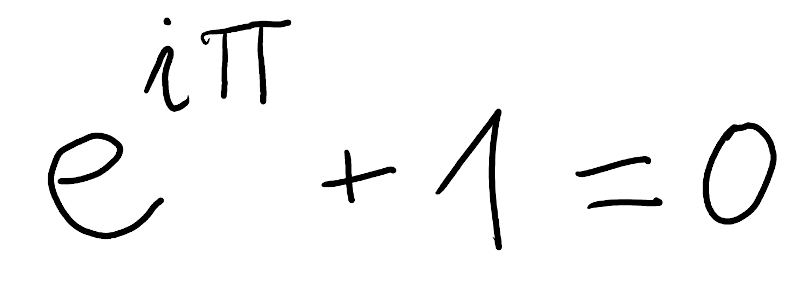
#> input picture LAB3/wzor_matematyczny.png, 800 x 286 px
$ jupyter execute LAB3_P3.ipynb
#> lines starting #> are read from the running program, lines starting #| are printed output that depends on the picture; after the words box and inside, x2 and y2 are one past the last pixel; in counts of white or black regions, pixels touching at a corner belong together
##### AI TECH - Akademia Innowacyjnych Zastosowań Technologii Cyfrowych. Programu Operacyjnego Polska Cyfrowa na lata 2014-2020
<hr>

<br>
<br>
<br>
<br>
<br>
<br>
<br>
<center>
    <h1 style = "font-size:48px; font-weight:normal"><b>AI</b>-TECH</style></h1>
    <br>
<br>
<br>
<br>
    <h1 style = "font-size:24px; font-weight:normal">Przykład 3 DO LABORATORIUM 3</style></h1>
    <h1 style = "font-size:24px">z UCZENIA MASZYNOWEGO</style></h1>
    <h1 style = "font-size:24px">Klasyfikacja nienadzorowana</style></h1>
    <h1 style = "font-size:24px">Adam Kurowski</style></h1>
    <h3 style = "font-size:21px">Porównanie jakości segmentacji tekstu za pomocą algorytmu k średnich, <br/>hierarchicznego i bazującego na gęstości punktów (DBSCAN)</h3>
    <h3 style =
</center>
<br>
<br>
<br>
<br>
<br>
<br>
<br>
<br>
<br>
    </body>
    </html>

<center>
Projekt współfinansowany ze środków Unii Europejskiej w ramach Europejskiego Funduszu Rozwoju Regionalnego
Program Operacyjny Polska Cyfrowa na lata 2014-2020,
Oś Priorytetowa nr 3 "Cyfrowe kompetencje społeczeństwa" Działanie  nr 3.2 "Innowacyjne rozwiązania na rzecz aktywizacji cyfrowej"
Tytuł projektu:  „Akademia Innowacyjnych Zastosowań Technologii Cyfrowych (AI Tech)”
    </center>

<hr>

# Przykład 3.: Porównanie jakości segmentacji tekstu za pomocą algorytmu k średnich, hierarchicznego i bazującego na gęstości punktów (DBSCAN)

## Przygotowanie danych wejściowych

W tym przykładzie zajmiemy się badaniem zachowania się algorytmów klasyfikacji nienadzorowanej w przypadku zastosowania tego typu narzędzi do segmentacji pisma. Klasyfikacja nienadzorowana jest w takim przypadku niezbędba, jeżeli nie zakładamy z góry, jakimi znakami posługuje się osoba wykonująca dany zapis. Nie możemy zatem przeprowadzić klasyfikacji nadzorowanej, jednak nadal możemy posłużyć się algorytmem działającym w sposób nienadzorowany do podzielenia poszczególnych obszarów zapisu na pojedyncze znaki.

[cell 1]
# Import bibliotek
import numpy as np  # obliczenia numeryczne
import pandas as pd  # przetwarzanie danych "tabelarycznych"
import matplotlib.pyplot as plt  # wizualizacja danych
from sklearn.datasets import make_blobs, make_circles, make_moons  # zbiory danych
from sklearn.decomposition import PCA  # redukcja wymiarowości
from sklearn.cluster import KMeans, AgglomerativeClustering, DBSCAN  # implementacja algorytmów klasyfikacji
# nienadzorowanej
import scipy.cluster.hierarchy as sch  # procedury potrzebne do wizualizacji działania algorytmów hierarchicznych
from PIL import Image  # biblioteka do wczytywania i przetwarzania obrazów
import matplotlib.cm as cm  # dodatkowe palety kolorów - do łatwego ich nadawania efektom klasteryzacji w których
# generuje się bardzo dużo klastrów

Na potrzeby przykładu posłużymy się dwoma obrazkami zawierającymi pismo. Pierwszy z nich (logo.png) zawiera odręcznie narysowane logo fikcyjnej firmy. Drugi (wzor_matematyczny.png) zawiera przykład wzoru matematycznego.

[cell 2]
# Załadowanie danych z wybranego obrazka zawierającego próbkę pisma:
image = Image.open("wzor_matematyczny.png")  # logo fikcyjnej firmy
#> image is the input picture: PIL image 800x286 RGBA; mean R, G, B, A 245.1, 245.1, 245.1, 255
# image = Image.open("wzor_matematyczny.png") # wzór matematyczny

# Wyświetlenie podglądu danych oryginalnych
plt.figure(figsize=(16, 9))
plt.imshow(image)
plt.xlabel('x [piksele]', fontsize=15)
plt.ylabel('y [piksele]', fontsize=15)
plt.title('Podgląd wejściowego obrazka zawierającego próbkę pisma', fontsize=15)

Dane w postaci kolorowej grafiki (pomimo czarno-białej szaty graficznej zawiera ona kanały R,G,B i A) nie nadają się do dalszego przetwarzania. Konieczna jest konwersja grafiki do formatu czarno-białego i odszukanie tych pikseli, które są czarne.

[cell 3]
# Konwersja grafiki do formatu czarno-białego (bez szarości).
image_bw = np.array(image.convert('1'))
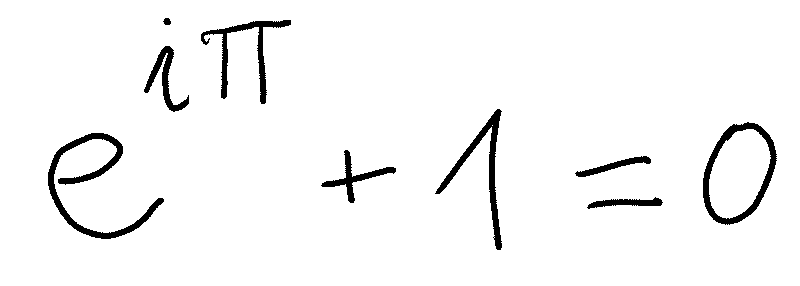
#> image_bw: shape (286, 800) bool; 96.2% white; 9 black regions, largest, box (x1, y1, x2, y2) and area: (48, 133, 164, 239) 2006, (703, 122, 777, 225) 1594, (435, 109, 502, 250) 1424

# Odszukanie współrzędnych, dla których piksel jest czarny
coords = np.where(image_bw == 0)
#> coords = 8794 positions, rows 18 to 249, columns 48 to 776

# Współrzędne mają w obrazkach w bibliote Pillow inny układ współrzędnych niż ten, z którego potem będziemy
# korzystać w bibliotece scikit-learn, dlatego tutaj musimy zamienić je kolejnością, oraz musimy "odwrócić"
# oś y.
dataset = np.vstack([coords[1], np.max(coords[0]) - coords[0]]).T
#> dataset = 8794 pairs, first value 48 to 776, second value 0 to 231

# Dodatkowo zmniejszymy czterokrotnie ilość danych, aby przyspieszyć obliczenia.
dataset = dataset[::4, :]
#> dataset = 2199 pairs, first value 48 to 776, second value 0 to 231

# Po wykonaniu wszystkich czynności przygotowawczych, wyświetlamy efekt wykonania kodu.
plt.figure(figsize=(16, 9))
plt.scatter(dataset[:, 0], dataset[:, 1], s=25)
plt.grid()
plt.xlabel('x [nr piksela]', fontsize=15)
plt.ylabel('y [nr piksela]', fontsize=15)
plt.title('Podgląd przetworzonego obrazka wejściowego w postaci chmury punktów reprezentujących pismo', fontsize=15)
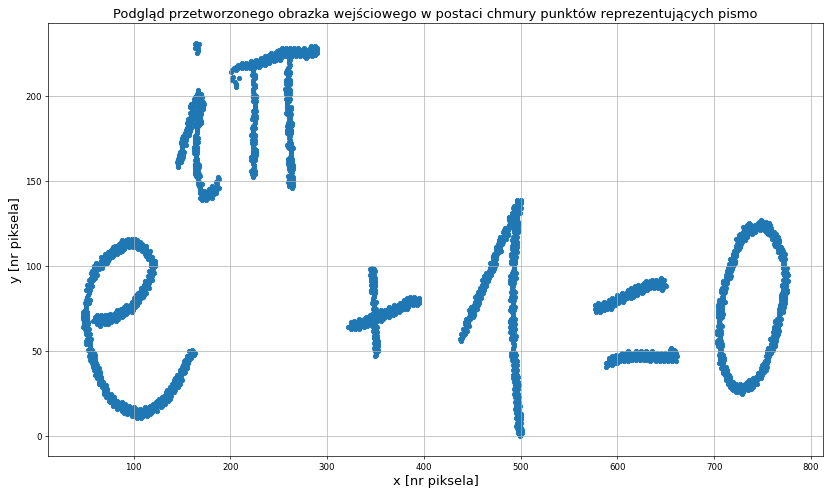
#> figure drawn by matplotlib, 1 panel

## Algorytm k średnich
<p>Zadaniem do wykonania w ramach przykładu jest takie przeprowadzenie klasyfikacji nienadzorowanej, aby do każdej klasy trafił pojedynczy znak pisma (ewentualnie fragment znaku, tak jak kropka w literze i). Na początek zbadamy, jak z tym zadaniem poradzi sobie algorytm k średnich. Pierwszy krok to oczywiście wyznaczenie najlepszej wartości $k$.</p>

[cell 4]
# Listy w których będziemy zapisywać poszczególne wartości parametru k i odpowiadających im wartości
# metryki uśredninej odległości pomiędzy punktami.
k_values = []
intertia_scores_vec = []

# Następnie w pętli wywołujemy algorytm k średnich i zapisujemy wartości k oraz intercji.
# Tym razem wykorzystamy domyślne nastawy pracy algorytmu przyjęte w bibliotece scikit-learn.
for k in range(2, 15):
    clusterer = KMeans(n_clusters=k)
    clusterer.fit(dataset)
    intertia_scores_vec.append(clusterer.inertia_)
    k_values.append(k)
#> after the loop, intertia_scores_vec = [30876988.8, 15955870.4, 7982807, 11881112.2, 4966597.3, 3007381.4, 2473909.8, 2136275.1, 2088744.4, 1689950.9, 1411404.1, 1304957.5, 1183810.8]; k_values = [2, 3, 4, 5, 6, 7, 8, 9, 10, 11, 12, 13, 14]

# Na koniec rysujemy wykres inercji w funkcji liczby klastrów k.
fig = plt.figure(figsize=(15, 8))
plt.plot(k_values, intertia_scores_vec, marker='o', c='darkblue')
plt.grid()

# Na dodatkowej (prawej) osi y narysujemy drugą pochodną funkcji inercji, co pozwoli łatwiej odnaleźć punkt
# gdzie dynamika zmian inercji (przyspieszenie) jest możliwie mała. W najlepszym przypadku - będzie to minimum
# modułu drugiej pochodnej.
ax1 = plt.gca()
ax2 = ax1.twinx()
module_of_second_derivative = np.abs(np.diff(np.diff(intertia_scores_vec)))
#> module_of_second_derivative = [6948055.1, 11871368.5, 10812820.1, 4955299.1, 1425744.3, 195836.9, 290104, 351262.8, 120246.6, 172100.2, 14700.1]
ax2.plot(k_values[1:-1], module_of_second_derivative, marker='o', color='red')

# Opis osi
ax1.set_xlabel('liczba klastrów', fontsize=15)
ax1.set_ylabel('inercja', color='darkblue', fontsize=15)
ax2.set_ylabel('druga pochodna inercji', color='red', fontsize=15)
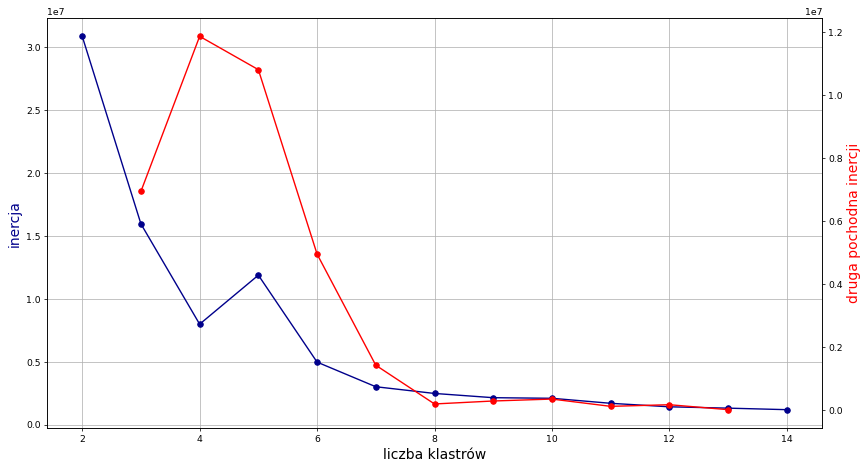
#> figure drawn by matplotlib, 2 panels; panel 1: curve peaks at x = 2, y = 30876988.8; panel 2: curve peaks at x = 4, y = 11871368.5

Wyniki widoczne na wykresie inercji nie są jednoznaczne, konieczne będzie wypróbowanie kilku wartości parametru $k$. Minima  drugiej pochodnej inercji widoczne są dla $ k \in [7,9,12]$. Na początek, spróbujmy wypróbować wartość 7.

[cell 5]
# Liczba klastrów, której się spodziewamy na podstawie wykresu inercji.
n_clusters = 7

for n_clusters in range(2, 20):
    # Wykonanie algorytmu k średnich
    clusterer = KMeans(n_clusters=n_clusters)
    clusterer.fit(dataset)
    k_means_predictions = clusterer.predict(dataset)

    # Wizualizacja za pomocą wcześniej wprowadzonej już funkcji plot_decision_regions.
    plt.figure(figsize=(15, 8))
    colors = cm.tab20(np.linspace(0, 1, len(np.unique(k_means_predictions))))
    # Narysujemy wykres punktowy z rozdzieleniem danych na klasy.
    for val, cv in zip(np.unique(k_means_predictions), colors):
        # Generujemy maskę za pomocą której wybierzemy punkty należące do każdej z klas.
        mask = k_means_predictions == val
        plt.scatter(dataset[mask, 0], dataset[mask, 1], label=val, color=cv)

    # Oznaczenie osi i dodatkowe elementy wykresu.
    plt.xlabel('1. składowa przestrzenna', fontsize=15)
    plt.ylabel('2. składowa przestrzenna', fontsize=15)
    plt.title(f"Wizualizacja działania algorytmu k średnich - Klastry: {n_clusters}", fontsize=15)
    plt.grid()
    plt.legend(loc='lower left', fontsize=10)
#> this loop made 18 passes
#> colors on pass 1: [[0.122, 0.467, 0.706, 1], [0.62, 0.855, 0.898, 1]]
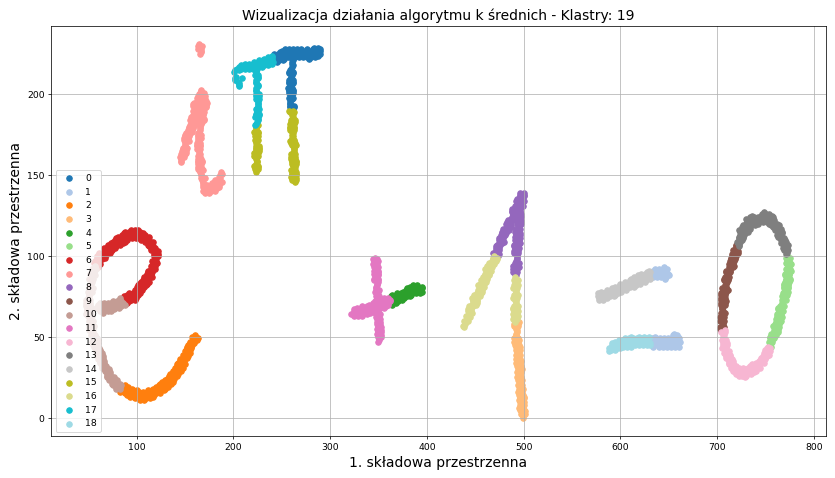
#> figure drawn by matplotlib, 1 panel

Ramka okalająca napis jest podzielona pomiędzy wiele klastrów, klastry zawierające wiele liter zawierają nie tylko całe litery, ale i fragmenty liter sąsiednich. W ramach dalszych zadań konieczne będzie sprawdzenie wyższych wartości parametru $k$.

## Algorytm hierarchiczny
<p> Warto wypróbować także algorytm hierarchiczny. Podobnie jak dla algorytmu k średnich tu także konieczna będzie decyzja odnośnie tego, jaką liczbę klastrów wybrać. Rozpocząć zatem należy od narysowania dendrogramu. Warto sprawdzić, jak on wygląda dla różnych metryk łączenia punktów w klastry. Zacznijmy od sprawdzenia, jak algorytm działa, gdy wybrana jest metryka Warda.</p>

[cell 6]
# Dostępne metryki łączenia klastrów:
#    'ward'     - metryka minimalizująca wariancję łączonych klastrów
#    'average'  - maksymalizuje średni dystans pomiędzy punktami
#                 w różnych klastrach
#    'complete' - minimalizuje maksymalną odległość
#                 między punktami w klastrach
#    'single'   - maksymalizuje najmniejszą odległość
#                 między punktami w klastrach

# Wybieramy metrykę według której łączymy poszczególne punkty danych
linkage_method = 'ward'

# Rysujemy dendrogram
plt.figure(figsize=(15, 8))
dend = sch.dendrogram(sch.linkage(dataset, method=linkage_method), truncate_mode='lastp', p=60)
#> dend = 6 items
plt.ylabel(f'metryka łączenia klastrów ({linkage_method})', fontsize=15)
plt.title(f'dendrogram algorytmu hierarchicznego dla metryki: {linkage_method}', fontsize=15)

Oceniając wizualnie dendrogram - potencjalnie liczna klastrów może wynosić 2, albo 4. Spróbujmy wypróbować wartość 4.

[cell 7]
# Liczba klastrów, której się spodziewamy na podstawie wyglądu dendrogramu.
n_clusters = 4
for n_clusters in range(2, 20):
    # Wykonanie algorytmu hierarchicznego:
    clusterer = AgglomerativeClustering(n_clusters=n_clusters, linkage=linkage_method)
    clusterer.fit(dataset)

    # Zapisujemy sobie wynik przypisania danych do klastrów.
    agclust_predictions = clusterer.labels_

    # Wizualizacja za pomocą wcześniej wprowadzonej już funkcji plot_decision_regions.
    plt.figure(figsize=(15, 8))
    colors = cm.tab20(np.linspace(0, 1, len(np.unique(agclust_predictions))))
    # Narysujemy wykres punktowy z rozdzieleniem danych na klasy.
    for val, cv in zip(np.unique(agclust_predictions), colors):
        # Generujemy maskę za pomocą której wybierzemy punkty należące do każdej z klas.
        mask = agclust_predictions == val
        plt.scatter(dataset[mask, 0], dataset[mask, 1], label=val, color=cv)

    # Oznaczenia osi i pozostałe elementy wykresu.
    plt.xlabel('1. składowa przestrzenna')
    plt.ylabel('2. składowa przestrzenna')
    plt.title(f"Wizualizacja działania algorytmu hierarchicznego - Klastry: {n_clusters}")
    plt.grid()
    plt.legend(loc='lower left')
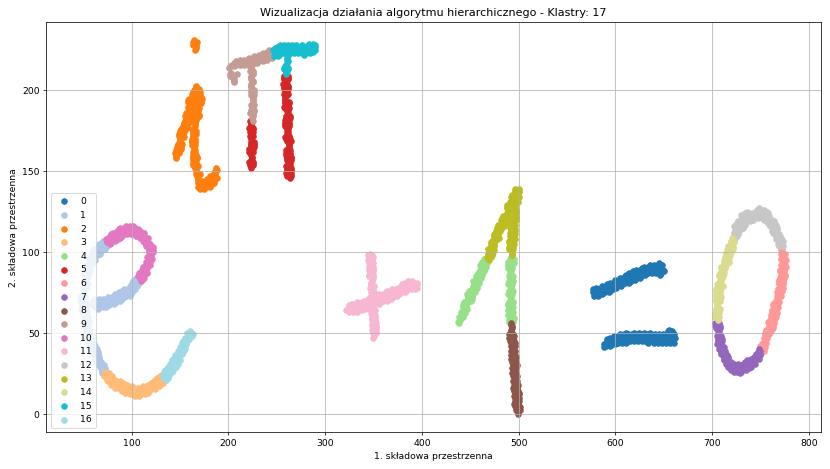
#> figure drawn by matplotlib, 1 panel
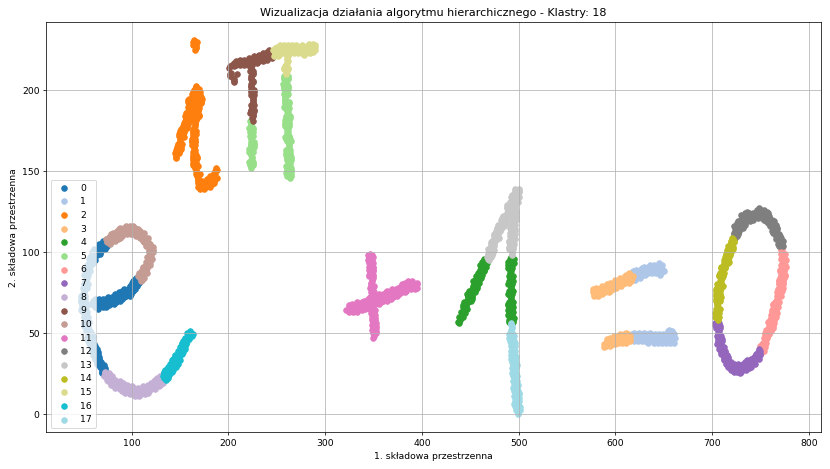
#> figure drawn by matplotlib, 1 panel
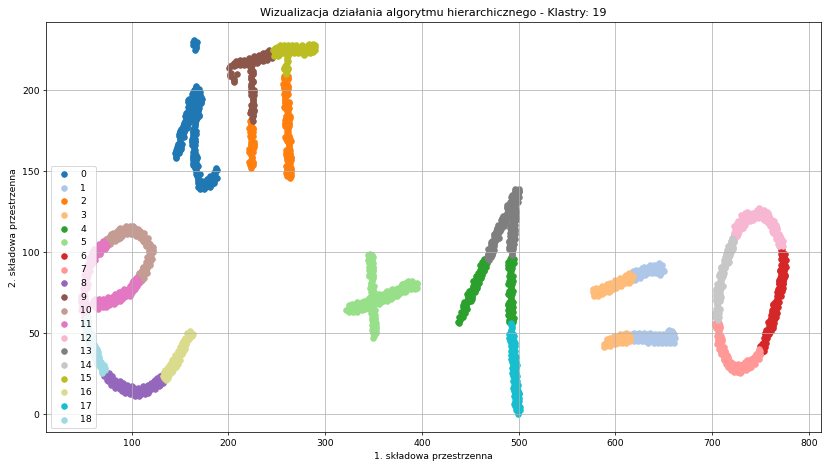
#> figure drawn by matplotlib, 1 panel

Widoczny jest dość równomierny podział loga, jednak także tutaj należy sprawdzić, czy możliwy jest lepszy efekt klasyfikacji, który pozwoli na oddzielenie od siebie liter w logi i okalającej je ramki.

## Algorytmy analizujące gęstość punktów
<p>Konieczność wyboru liczby klastrów jeszcze przed dokonaniem klasyfikacji bywa wymogiem problematycznym. Zmusza on to prowadzenia dodatkowych analizy mających na celu ustalenie optymalnej liczby klas. Z tego powodu opracowywane są także takie techniki, które nie mają takiego wymogu. Przykładem algorytmu tego typu jest algorytm DBSCAN. W uproszczeniu - jego zasada działania opera się na analizie gęstości punktów o wydzielaniu do osobnych klas skupisk punktów o wysokiej gęstości w porównaniu do gęstości punktów w przestrzeni, która te skupiska otacza. Stąd, jeżeli grupy punktów są dobrze od siebie odseparowane, to możliwe jest wykorzystanie tego typu algorytmu do oddzielenia od siebie skupisk punktów bez konieczności uprzedniego liczenia, np. ile znaków zawiera segmentowany napis. </p>

<p>Należy jednak pamiętać, że nawet taki algorytm, jak DBSCAN wymaga jednak specyficznych nastaw. W jego przypadku konieczne jest zwykle zdefiniowanie dwóch kluczowych wartości:</p>
<ul>
    <li/> minimalnej liczby punktów, która okala tzw. punkty rdzeniowe (ang. *core samples*), próbki te stanowią "zaczątki" klas generowanych przez algorytm DBSCAN (oznaczana w scikit-learn jako min_samples),
    <li/> maksymalnej odległości, w promieniu  której (licząc od punktów rdzeniowych) poszukiwane są punkty okalające punkty rdzeniowe (oznaczana w scikit-learn jako eps).
</ul>

<p>Oznacza to, że algorytm tworzy próbkę rdzeniową, jeżeli w promieniu o wartości eps od wybranego punktu w zbiorze danych znajduje się przynamniej min_samples innych punktów. Poszukiwanie takich próbek rdzeniowych jest kontynuowane do momentu aż nie będzie możliwe wyróżnienie nowych próbek rdzeniowych. Gdy już nie będzie możliwe znalezienie próbek rdzeniowych, to jeżeli jakiś punkt znajduje się w odległości mniejszej lub równej eps od punktu będącego próbką rdzeniową jakiegoś klastra, to przypisuje się go do właśnie tego klastra. Punkty, dla których nie udało się wykonać nawet takiego przypisania, pozostają nieprzypisane do żadnej klasy.</p>

<p>Umiejętny dobór wartości min_samples i eps pozwala na modyfikowanie zachowania się algorytmu, ich dobór często jest silnie powiązany z klasyfikowanym zbiorem danych, dlatego też w tym przykładzie, dobierzemy je eksperymentalnie, oceniając efekty segmentacji tekstu.</p>

Dodatkowe informacje i źródła na temat algorytmu DBSCAN są możliwe do znalezienia w [dokumentacji](https://scikit-learn.org/stable/modules/clustering.html#dbscan) biblioteki scikit-learn.

[cell 8]
# Nastawy klasyfikacji nienadzorowanej algorytmem DBSCAN
min_samples = 20
eps = 60

for eps in range(1, 20, 2):
    # Wykonanie algorytmu DBSCAN
    clustering = DBSCAN(min_samples=min_samples, eps=eps).fit(dataset)
    dens_predictions = clustering.labels_

    # Wizualizacja za pomocą wcześniej wprowadzonej już funkcji plot_decision_regions.
    plt.figure(figsize=(15, 8))
    colors = cm.tab20(np.linspace(0, 1, len(np.unique(dens_predictions))))
    # Narysujemy wykres punktowy z rozdzieleniem danych na klasy.
    for val, cv in zip(np.unique(dens_predictions), colors):
        # Generujemy maskę za pomocą której wybierzemy punkty należące do każdej z klas.
        mask = dens_predictions == val
        # Dla tak wszystkich punktów wybranych za pomocą odpowiadającej danej klasie maski rysujemy wykres punktowy.
        if val == -1:
            c = 'black';
            marker = 'x'
        else:
            c = cv;
            marker = 'o'
        plt.scatter(dataset[mask, 0], dataset[mask, 1], label=val, color=c, marker=marker)

    # Oznaczenia osi i pozostałe elementy wykresu.
    plt.xlabel('1. składowa przestrzenna', fontsize=15)
    plt.ylabel('2. składowa przestrzenna', fontsize=15)
    plt.title(f"Wizualizacja działania algorytmu DBSCAN - EPS: {eps}", fontsize=15)
    plt.grid()
    plt.legend(loc='lower left')
#> this loop made 10 passes
#> colors on passes 1 to 2: [[0.122, 0.467, 0.706, 1]], [[0.122, 0.467, 0.706, 1]]
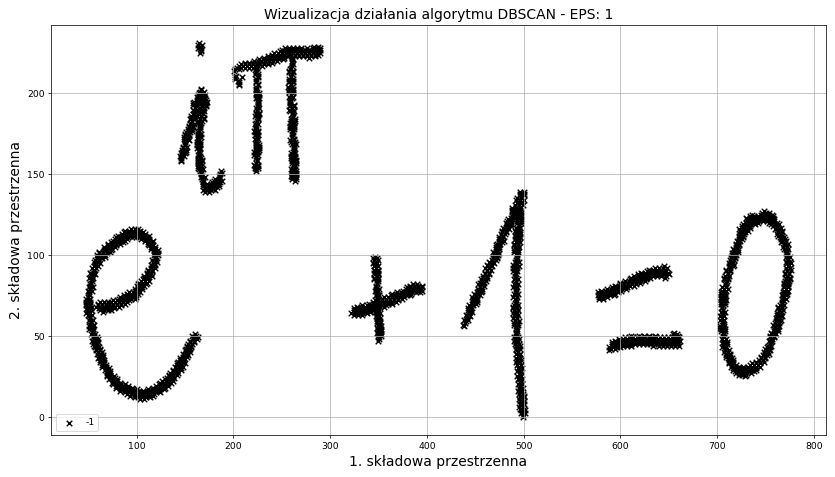
#> figure drawn by matplotlib, 1 panel
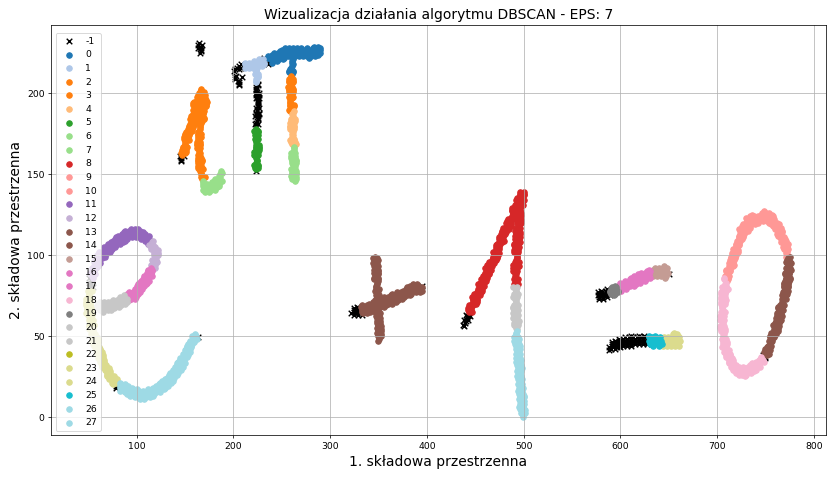
#> figure drawn by matplotlib, 1 panel
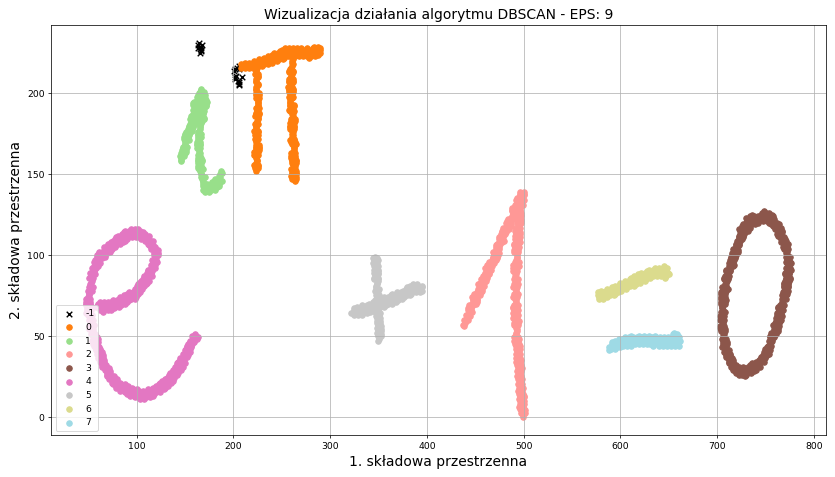
#> figure drawn by matplotlib, 1 panel
